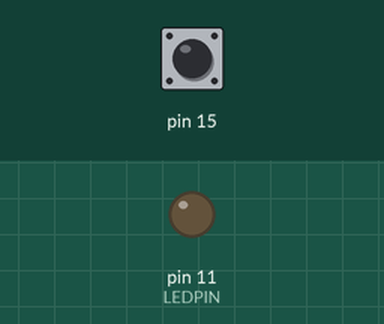
The program below on a simulated Raspberry Pi (header pin numbers). Parts: output pins drawn as LEDs (lit = HIGH). The test bench sets the inputs (shaded band); at power-on: pin 15 LOW. What the program prints to the terminal is not drawn. At 10.3 s the program stops and its outputs stay as they are.

Above: at 1.2 s.
1.3 s: pin 15 pulled HIGH for 3.2 s
At 5.0 s:
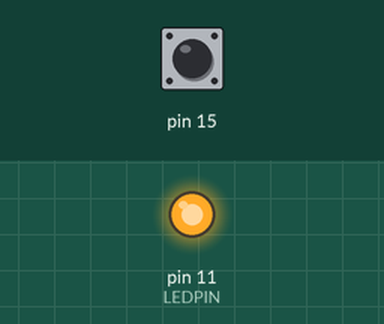
Timing chart, 0 to 8.8 s (numbered marks = the images above; inputs shaded):
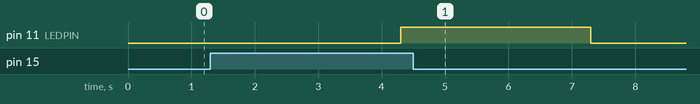

Measured:
- after the input at 1.3 s, pin 11 (LEDPIN): LOW → HIGH after 3.0 s, → LOW 3.0 s later

The program:

push_button_and_led.py
```python
#!/usr/bin/env python
# -*- coding: utf-8 -*-

"""Shutdown and restart."""

import os
import time
import sys

import RPi.GPIO as GPIO


BUTTON = 15 # + GND
LEDPIN = 11 # + GND


def set_in_pins(pins):
    """Setup pins as input."""
    for pin in pins:
        GPIO.setup(pin, GPIO.IN, GPIO.PUD_DOWN)
	GPIO.setup(LEDPIN, GPIO.OUT)
	GPIO.output(LEDPIN, GPIO.LOW)


def is_on(pin):
    """Check if pin is on."""
    return GPIO.input(pin) == GPIO.HIGH


try:
    GPIO.setmode(GPIO.BOARD)

    set_in_pins([BUTTON])

    while True:
		time.sleep(.1)
		if is_on(BUTTON):
			time.sleep(3)
			if is_on(BUTTON):
				GPIO.output(LEDPIN,GPIO.HIGH)
				time.sleep(3)
				GPIO.output(LEDPIN,GPIO.LOW)
				time.sleep(3)
				print('sudo poweroff')
				sys.exit()
			else:
				GPIO.output(LEDPIN,GPIO.HIGH)
				time.sleep(1)
				GPIO.output(LEDPIN,GPIO.LOW)
				time.sleep(1)
				print('sudo reboot')
				sys.exit()

except KeyboardInterrupt as error:
    pass

finally:
    GPIO.cleanup()
```
